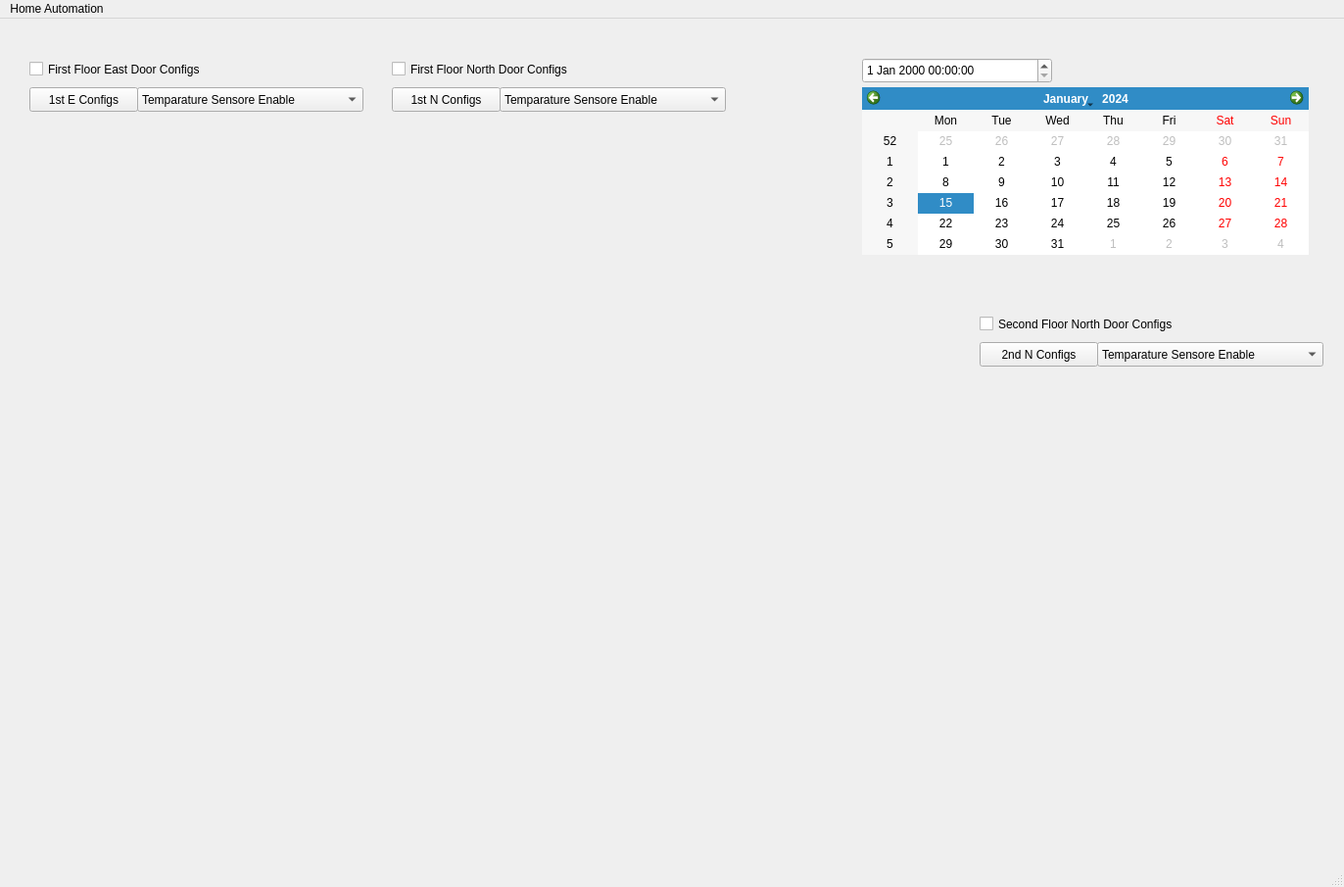
<?xml version="1.0" encoding="UTF-8"?>
<ui version="4.0">
 <class>MainWindow</class>
 <widget class="QMainWindow" name="MainWindow">
  <property name="geometry">
   <rect>
    <x>0</x>
    <y>0</y>
    <width>1372</width>
    <height>905</height>
   </rect>
  </property>
  <property name="windowTitle">
   <string>MainWindow</string>
  </property>
  <widget class="QWidget" name="centralwidget">
   <widget class="QCheckBox" name="checkBox">
    <property name="geometry">
     <rect>
      <x>30</x>
      <y>40</y>
      <width>261</width>
      <height>23</height>
     </rect>
    </property>
    <property name="text">
     <string>First Floor East Door Configs</string>
    </property>
   </widget>
   <widget class="QCheckBox" name="checkBox_2">
    <property name="geometry">
     <rect>
      <x>400</x>
      <y>40</y>
      <width>261</width>
      <height>23</height>
     </rect>
    </property>
    <property name="text">
     <string>First Floor North Door Configs</string>
    </property>
   </widget>
   <widget class="QCheckBox" name="checkBox_3">
    <property name="geometry">
     <rect>
      <x>1000</x>
      <y>300</y>
      <width>261</width>
      <height>23</height>
     </rect>
    </property>
    <property name="text">
     <string>Second Floor North Door Configs</string>
    </property>
   </widget>
   <widget class="QCalendarWidget" name="calendarWidget">
    <property name="geometry">
     <rect>
      <x>880</x>
      <y>70</y>
      <width>456</width>
      <height>171</height>
     </rect>
    </property>
   </widget>
   <widget class="QPushButton" name="pushButton">
    <property name="geometry">
     <rect>
      <x>30</x>
      <y>70</y>
      <width>111</width>
      <height>25</height>
     </rect>
    </property>
    <property name="text">
     <string>1st E Configs</string>
    </property>
   </widget>
   <widget class="QPushButton" name="pushButton_2">
    <property name="geometry">
     <rect>
      <x>400</x>
      <y>70</y>
      <width>111</width>
      <height>25</height>
     </rect>
    </property>
    <property name="text">
     <string>1st N Configs</string>
    </property>
   </widget>
   <widget class="QPushButton" name="pushButton_3">
    <property name="geometry">
     <rect>
      <x>1000</x>
      <y>330</y>
      <width>121</width>
      <height>25</height>
     </rect>
    </property>
    <property name="text">
     <string>2nd N Configs</string>
    </property>
   </widget>
   <widget class="QDateTimeEdit" name="dateTimeEdit">
    <property name="geometry">
     <rect>
      <x>880</x>
      <y>40</y>
      <width>194</width>
      <height>26</height>
     </rect>
    </property>
   </widget>
   <widget class="QComboBox" name="comboBox">
    <property name="geometry">
     <rect>
      <x>140</x>
      <y>70</y>
      <width>231</width>
      <height>25</height>
     </rect>
    </property>
    <item>
     <property name="text">
      <string>Temparature Sensore Enable</string>
     </property>
    </item>
    <item>
     <property name="text">
      <string>Audio Enable</string>
     </property>
    </item>
    <item>
     <property name="text">
      <string>Gas Enable</string>
     </property>
    </item>
    <item>
     <property name="text">
      <string>Light Enable</string>
     </property>
    </item>
   </widget>
   <widget class="QComboBox" name="comboBox_2">
    <property name="geometry">
     <rect>
      <x>510</x>
      <y>70</y>
      <width>231</width>
      <height>25</height>
     </rect>
    </property>
    <item>
     <property name="text">
      <string>Temparature Sensore Enable</string>
     </property>
    </item>
    <item>
     <property name="text">
      <string>Audio Enable</string>
     </property>
    </item>
    <item>
     <property name="text">
      <string>Gas Enable</string>
     </property>
    </item>
    <item>
     <property name="text">
      <string>Light Enable</string>
     </property>
    </item>
   </widget>
   <widget class="QComboBox" name="comboBox_3">
    <property name="geometry">
     <rect>
      <x>1120</x>
      <y>330</y>
      <width>231</width>
      <height>25</height>
     </rect>
    </property>
    <item>
     <property name="text">
      <string>Temparature Sensore Enable</string>
     </property>
    </item>
    <item>
     <property name="text">
      <string>Audio Enable</string>
     </property>
    </item>
    <item>
     <property name="text">
      <string>Gas Enable</string>
     </property>
    </item>
    <item>
     <property name="text">
      <string>Light Enable</string>
     </property>
    </item>
   </widget>
  </widget>
  <widget class="QMenuBar" name="menubar">
   <property name="geometry">
    <rect>
     <x>0</x>
     <y>0</y>
     <width>1372</width>
     <height>22</height>
    </rect>
   </property>
   <widget class="QMenu" name="menuHome_Automation">
    <property name="title">
     <string>Home Automation</string>
    </property>
   </widget>
   <addaction name="menuHome_Automation"/>
  </widget>
  <widget class="QStatusBar" name="statusbar"/>
 </widget>
 <resources/>
 <connections/>
</ui>
